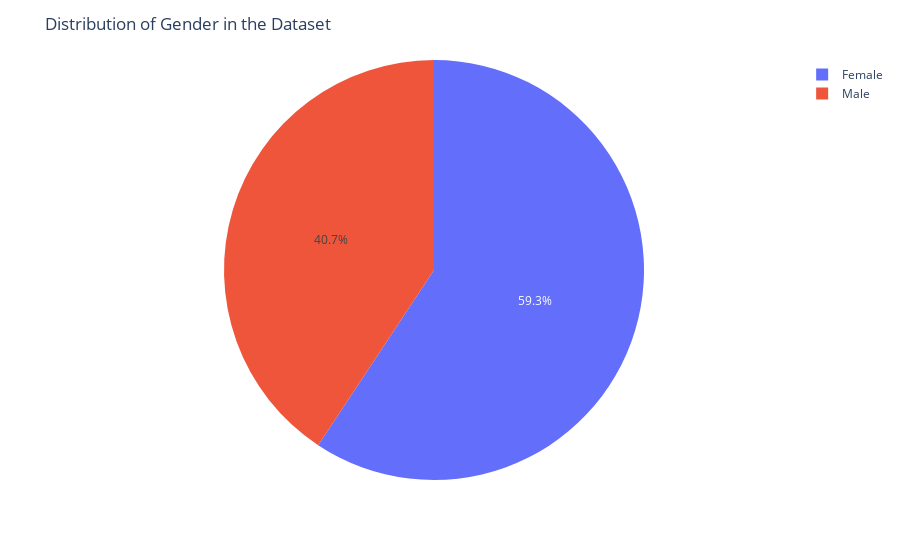
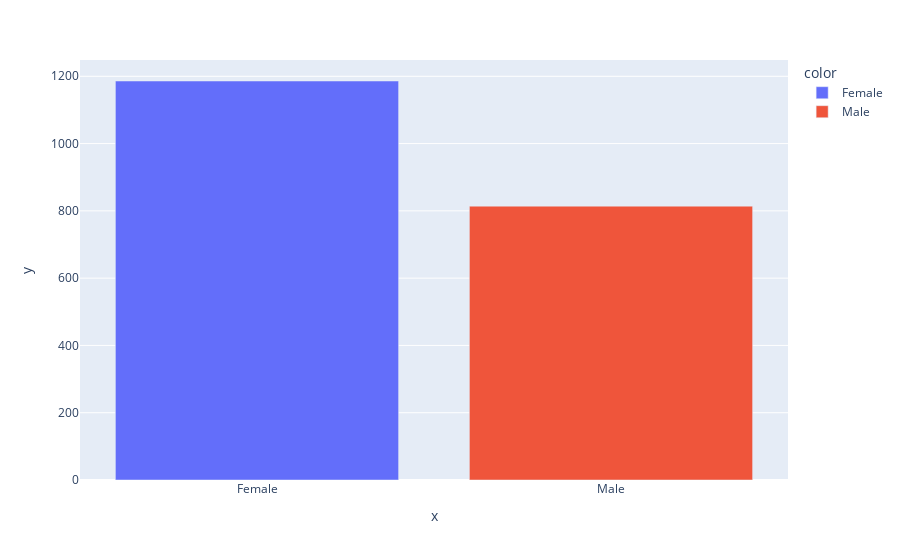

Notebook source saved alongside these figures, in order:
### Code cell
# Create a pie chart to visualize the distribution of gender in the dataset
fig = px.pie(values=df['Gender'].value_counts(), names=df['Gender'].value_counts().index)

# Enhance the plot by adding a title and labels
fig.update_layout(title="Distribution of Gender in the Dataset")

# Create a bar chart to visualize the distribution of gender in the dataset 
fig2 = px.bar(y=df['Gender'].value_counts(), x=df['Gender'].value_counts().index, color=df['Gender'].value_counts().index)

# Display the plot
fig.show()
fig2.show()

### Figure 1 — Plotly figure (JSON) as saved in the notebook; plotly's stock layout.template omitted (floating-point values rounded to 4 significant figures)
{"data": [{"domain": {"x": [0, 1], "y": [0, 1]}, "hovertemplate": "label=%{label}<br>value=%{value}<extra></extra>", "labels": ["Female", "Male"], "legendgroup": "", "name": "", "showlegend": true, "type": "pie", "values": [1186, 814]}], "layout": {"legend": {"tracegroupgap": 0}, "margin": {"t": 60}, "title": {"text": "Distribution of Gender in the Dataset"}}}

### Figure 2 — Plotly figure (JSON) as saved in the notebook; plotly's stock layout.template omitted (floating-point values rounded to 4 significant figures)
{"data": [{"alignmentgroup": "True", "hovertemplate": "color=Female<br>x=%{x}<br>y=%{y}<extra></extra>", "legendgroup": "Female", "marker": {"color": "#636efa", "pattern": {"shape": ""}}, "name": "Female", "offsetgroup": "Female", "orientation": "v", "showlegend": true, "textposition": "auto", "type": "bar", "x": ["Female"], "xaxis": "x", "y": [1186], "yaxis": "y"}, {"alignmentgroup": "True", "hovertemplate": "color=Male<br>x=%{x}<br>y=%{y}<extra></extra>", "legendgroup": "Male", "marker": {"color": "#EF553B", "pattern": {"shape": ""}}, "name": "Male", "offsetgroup": "Male", "orientation": "v", "showlegend": true, "textposition": "auto", "type": "bar", "x": ["Male"], "xaxis": "x", "y": [814], "yaxis": "y"}], "layout": {"barmode": "relative", "legend": {"title": {"text": "color"}, "tracegroupgap": 0}, "margin": {"t": 60}, "xaxis": {"anchor": "y", "domain": [0, 1], "title": {"text": "x"}}, "yaxis": {"anchor": "x", "domain": [0, 1], "title": {"text": "y"}}}}
